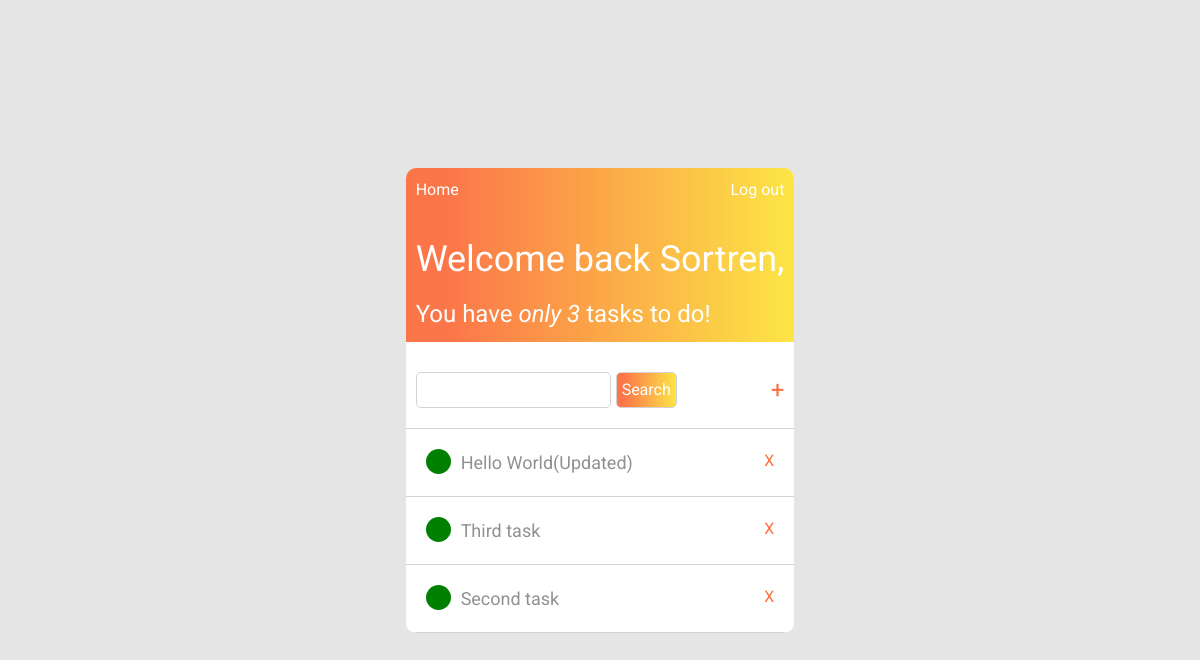
Page / (signed in) on the earlier database version.
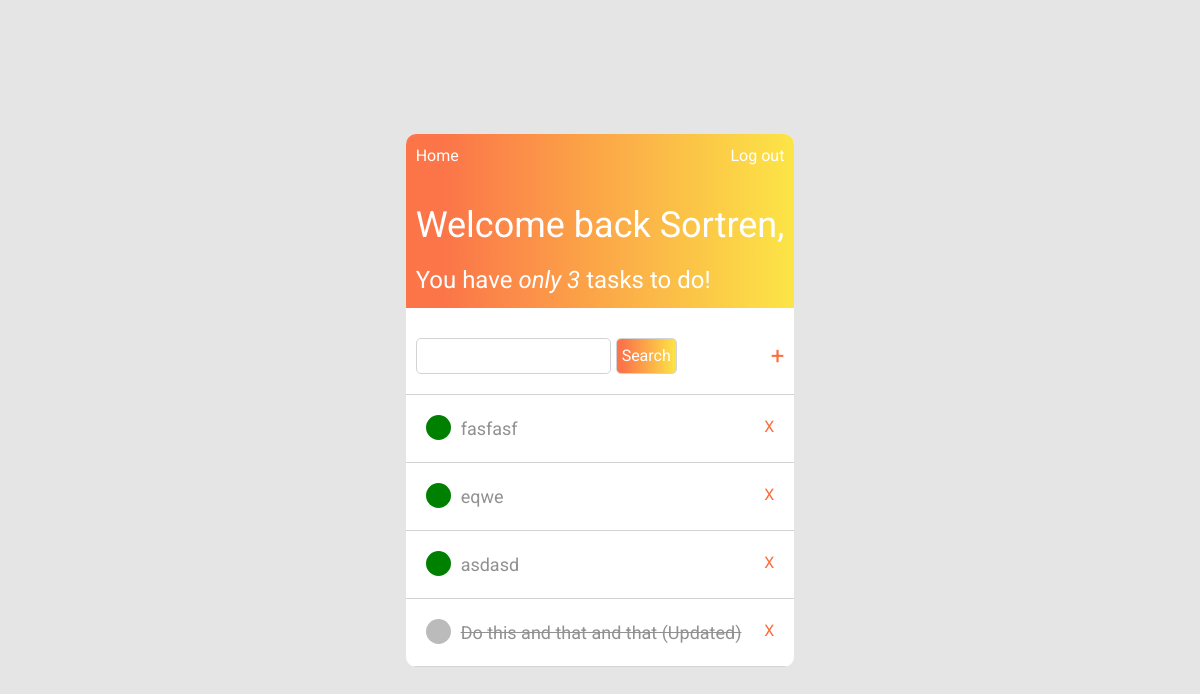
Same page on the later database version.
### to_do/models.py (models this page shows, shortened)
class Task(models.Model):
    title = models.CharField(max_length=100)
    content = models.TextField()
    date_posted = models.DateTimeField(default=timezone.now)
    finished = models.BooleanField(default=False)
    updated = models.BooleanField(default=False)
    author = models.ForeignKey(User, on_delete=models.CASCADE)

### to_do/views.py (the view)
# urls.py: 2. Add a URL to urlpatterns:  path('', views.home, name='home')
@login_required(login_url='login')
def home(request):
    context = {
        'tasks': Task.objects.filter(author=request.user).order_by('-id'),
        'incomplete': Task.objects.filter(author=request.user, finished=False).count(),
    }
    return render(request, 'to_do/home.html', context)

### to_do/templates/to_do/home.html
{%extends "to_do/base_home.html"%}
{% block tasks-to-do %}
  <span class="incomplete">
    You have
    {% if not incomplete %}
      <i>nothing</i>
    {% else %}
      <i>only {{ incomplete }}</i>
    {% endif %}
    {% if incomplete > 1%}
      tasks
    {%elif incomplete == 1%}
      task
    {%endif%}
      to do!
  </span>
{% endblock tasks-to-do %}
{% block search-add %}
  <div class="search-add">
    <div class="search">
        <input type="text" class = "input">
        <button class = "button-search">Search</button>
    </div>
    <div class="add">
        <a href = "{% url 'add-task' %}" class = "add-task">+</a>
    </div>
  </div>
{% endblock search-add %}
{%block tasks%}
  {% for task in tasks %}
    <div class="task">
      <div class="content">
        {% if task.finished %}
          <span class="dot" style="background-color: #bbb"></span>
          <a href="{% url 'update-task' task.id %}" class="task-title"><s>{{ task.title }} {% if task.updated %} (updated) {% endif %}</s></a>
        {% else %}
          <span class="dot" style="background-color:green"></span>
          <a href="{% url 'update-task' task.id %}" class="task-title">{{ task.title }} {% if task.updated %} (updated) {% endif %}</a>
        {% endif %}
      </div>
      <a href="{% url 'delete-task' task.id %}" class="delete-task">X</a>
    </div>
  {%endfor%}
{%endblock tasks%}

### to_do/templates/to_do/base_home.html (shortened to what this page needs)
{%load static%}
<!DOCTYPE html>
<html lang="en">
<head>
    <link rel="stylesheet" href="https://maxcdn.bootstrapcdn.com/bootstrap/4.0.0/css/bootstrap.min.css">
    <link rel="stylesheet" href="{% static 'to_do/home.css'%}">
</head>
<body>
    <main>
        <div class = "app">
            <div class = "top-bar">
                <div class="navigation">
                    <a href="{% url 'to_do-home' %}" class = "logout">Home</a>
                    <a href="{% url 'logout' %}" class = "logout">Log out</a>
                </div>
                <div class="text">
                    <span class="welcome">Welcome back <a href = "{% url 'profile' %} " class = "username">{{ user.username }},</a></span>
                    {% block tasks-to-do %}
                    {% endblock tasks-to-do %}
                </div>
            </div>
            {% block search-add %}
            {% endblock search-add %}
            <div class = "struct">
                <div class = "tasks-container">
                    {% block tasks %}
                    {% endblock tasks %}
                </div>
            </div>
        </div>
    </main>
</body>
</html>

### to_do/static/to_do/home.css (style rules this page uses)
* { margin: 0; padding: 0; box-sizing: border-box; font-family: "Roboto", sans-serif; }
body { background-color: #e5e5e5; }
main { display: flex; min-height: 100vh; justify-content: center; align-items: center; }
.app { display: flex; flex-direction: column; min-width: 30%; border-radius: 10px; background-color: white; overflow: hidden; }
.top-bar { color: white; display: flex; flex-direction: column; padding: 10px; background: rgb(251, 110, 63); background: linear-gradient( 90deg, rgba(251, 110, 63, 0.9500175070028011) 10%, rgba(252, 229, 70, 1) 100% ); }
.text { display: flex; flex-direction: column; padding-top: 30px; gap: 10px; }
.welcome { font-size: 36px; }
.welcome a { color: white; text-decoration: none; }
.incomplete { font-size: 24px; }
.navigation { display: flex; flex-direction: row; justify-content: space-between; }
.navigation a { color: white; text-decoration: none; }
.search-add { display: flex; justify-content: space-between; padding: 30px 10px 20px 10px; }
.input { outline: none; border: 0.5px solid lightgrey; padding: 5px; border-radius: 5px; }
.search { display: flex; gap: 5px; }
.button-search { text-decoration: none; border: 0.5px solid lightgrey; cursor: pointer; border-radius: 5px; color: white; padding: 5px; background: rgb(251, 110, 63); background: linear-gradient( 90deg, rgba(251, 110, 63, 0.9500175070028011) 10%, rgba(252, 229, 70, 1) 100% ); }
.add-task:hover, .add-task { font-size: 24px; color: rgb(251, 110, 63); text-decoration: none; color: linear-gradient( 90deg, rgba(251, 110, 63, 0.9500175070028011) 10%, rgba(252, 229, 70, 1) 100% ); }
.struct { border-top: 1px solid lightgrey; display: flex; gap: 41px; }
.tasks-container { display: flex; flex-direction: column; flex: 1; }
.task { border-bottom: 0.5px solid lightgrey; display: flex; justify-content: space-between; padding: 20px; }
.content { display: flex; gap: 10px; }
.content a { color: rgb(145, 145, 145); font-size: 18px; }
.dot { height: 25px; width: 25px; border-radius: 50%; }
.delete-task, .delete-task:hover { color: rgb(251, 110, 63); color: linear-gradient( 90deg, rgba(251, 110, 63, 0.9500175070028011) 10%, rgba(252, 229, 70, 1) 100% ); }

Differences in the rows shown:
removed Task: title "Hello World(Updated)"
removed Task: title "Third task"
removed Task: title "Second task"
added Task: title "fasfasf"
added Task: title "eqwe"
added Task: title "asdasd"
added Task: title "Do this and that and that (Updated)"
